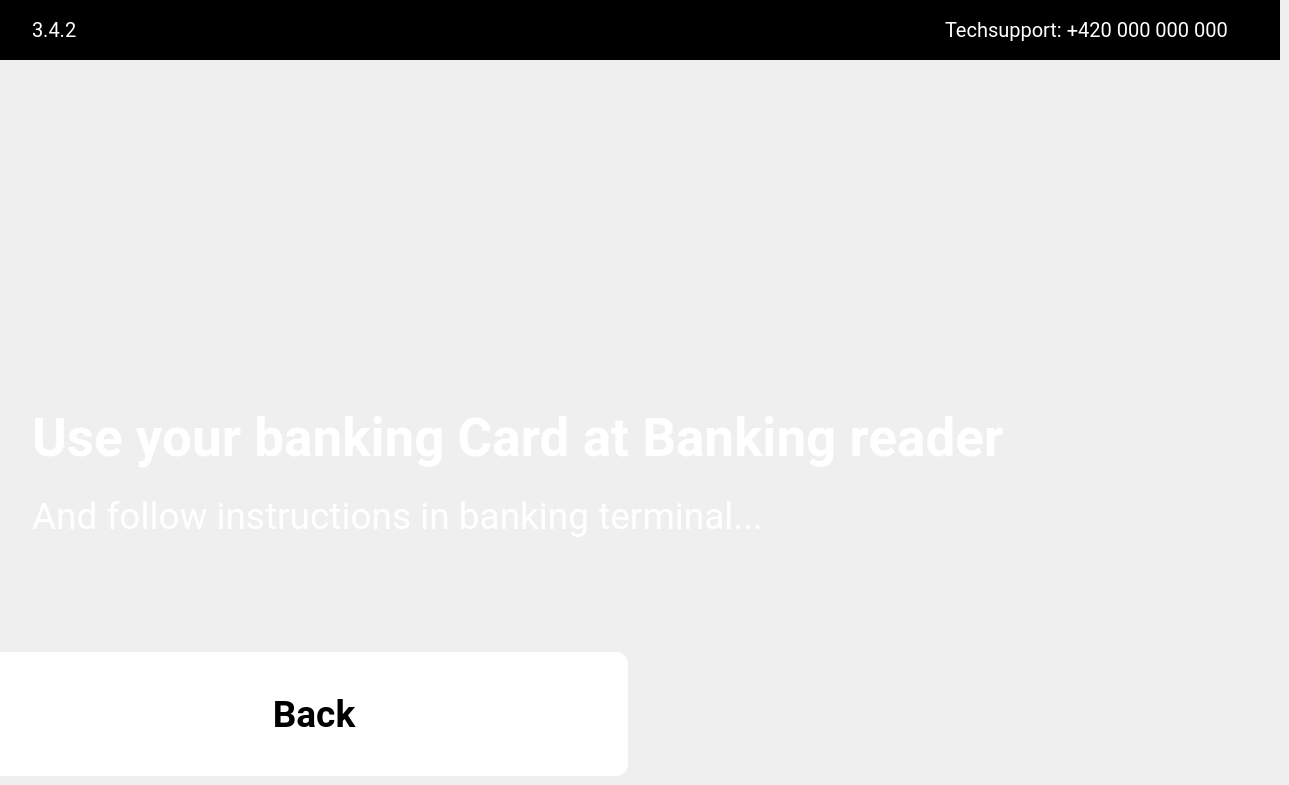
    <widget class="QWidget" name="i22Page">
     <widget class="QFrame" name="i22FrLogo">
      <property name="geometry">
       <rect>
        <x>0</x>
        <y>0</y>
        <width>1280</width>
        <height>60</height>
       </rect>
      </property>
      <property name="styleSheet">
       <string notr="true">background-color:rgb(0, 0, 0);
border:none;</string>
      </property>
      <property name="frameShape">
       <enum>QFrame::StyledPanel</enum>
      </property>
      <property name="frameShadow">
       <enum>QFrame::Raised</enum>
      </property>
      <widget class="QLabel" name="i22LblLogo">
       <property name="geometry">
        <rect>
         <x>578</x>
         <y>13</y>
         <width>124</width>
         <height>34</height>
        </rect>
       </property>
       <property name="text">
        <string>&lt;html&gt;&lt;head/&gt;&lt;body&gt;&lt;p&gt;&lt;img src=&quot;:/res/pic/Frame.png&quot;/&gt;&lt;/p&gt;&lt;/body&gt;&lt;/html&gt;</string>
       </property>
      </widget>
      <widget class="QLabel" name="i22LblNumbPage">
       <property name="geometry">
        <rect>
         <x>32</x>
         <y>18</y>
         <width>120</width>
         <height>24</height>
        </rect>
       </property>
       <property name="font">
        <font>
         <family>Roboto</family>
         <pointsize>15</pointsize>
        </font>
       </property>
       <property name="styleSheet">
        <string notr="true">color:rgb(255, 255, 255);
qproperty-alignment: AlignLeft;</string>
       </property>
       <property name="text">
        <string>3.4.2</string>
       </property>
      </widget>
      <widget class="QLabel" name="i22LblTech">
       <property name="geometry">
        <rect>
         <x>945</x>
         <y>18</y>
         <width>303</width>
         <height>24</height>
        </rect>
       </property>
       <property name="font">
        <font>
         <family>Roboto</family>
         <pointsize>15</pointsize>
        </font>
       </property>
       <property name="styleSheet">
        <string notr="true">color:rgb(255, 255, 255);
qproperty-alignment: AlignLeft;</string>
       </property>
       <property name="text">
        <string>Techsupport: +420 000 000 000</string>
       </property>
      </widget>
     </widget>
     <widget class="QLabel" name="i22LblPic">
      <property name="geometry">
       <rect>
        <x>540</x>
        <y>175</y>
        <width>200</width>
        <height>200</height>
       </rect>
      </property>
      <property name="text">
       <string>&lt;html&gt;&lt;head/&gt;&lt;body&gt;&lt;p&gt;&lt;img src=&quot;:/res/pic/BCR.png&quot;/&gt;&lt;/p&gt;&lt;/body&gt;&lt;/html&gt;</string>
      </property>
     </widget>
     <widget class="QLabel" name="i22LblText">
      <property name="geometry">
       <rect>
        <x>32</x>
        <y>407</y>
        <width>1217</width>
        <height>61</height>
       </rect>
      </property>
      <property name="font">
       <font>
        <family>Roboto</family>
        <pointsize>40</pointsize>
        <weight>75</weight>
        <bold>true</bold>
       </font>
      </property>
      <property name="styleSheet">
       <string notr="true">color:rgb(255, 255, 255);
qproperty-alignment: AlignCenter;</string>
      </property>
      <property name="text">
       <string>Use your banking Card at Banking reader</string>
      </property>
     </widget>
     <widget class="QLabel" name="i22LblText2">
      <property name="geometry">
       <rect>
        <x>32</x>
        <y>495</y>
        <width>1217</width>
        <height>42</height>
       </rect>
      </property>
      <property name="font">
       <font>
        <family>Roboto</family>
        <pointsize>28</pointsize>
        <weight>50</weight>
        <bold>false</bold>
       </font>
      </property>
      <property name="styleSheet">
       <string notr="true">color:rgb(255, 255, 255);
qproperty-alignment: AlignCenter;</string>
      </property>
      <property name="text">
       <string>And follow instructions in banking terminal...</string>
      </property>
     </widget>
     <widget class="QPushButton" name="i22BtnBack">
      <property name="geometry">
       <rect>
        <x>0</x>
        <y>652</y>
        <width>628</width>
        <height>124</height>
       </rect>
      </property>
      <property name="font">
       <font>
        <family>Roboto</family>
        <pointsize>28</pointsize>
        <weight>75</weight>
        <bold>true</bold>
       </font>
      </property>
      <property name="focusPolicy">
       <enum>Qt::NoFocus</enum>
      </property>
      <property name="styleSheet">
       <string notr="true">QPushButton#i22BtnBack{background-color: rgb(255, 255, 255);
color:rgb(0, 0, 0);
border-top-left-radius: 0px;
    border-top-right-radius: 12px;
    border-bottom-right-radius: 12px;
    border-bottom-left-radius: 0px;
image:url(':/res/pic/Vector.png');
image-position: left;
border-style: outset;}
QPushButton#i22BtnBack:pressed{background-color:rgb(222, 222, 222);
border-style: inset;}
</string>
      </property>
      <property name="text">
       <string>Back</string>
      </property>
     </widget>
    </widget>
